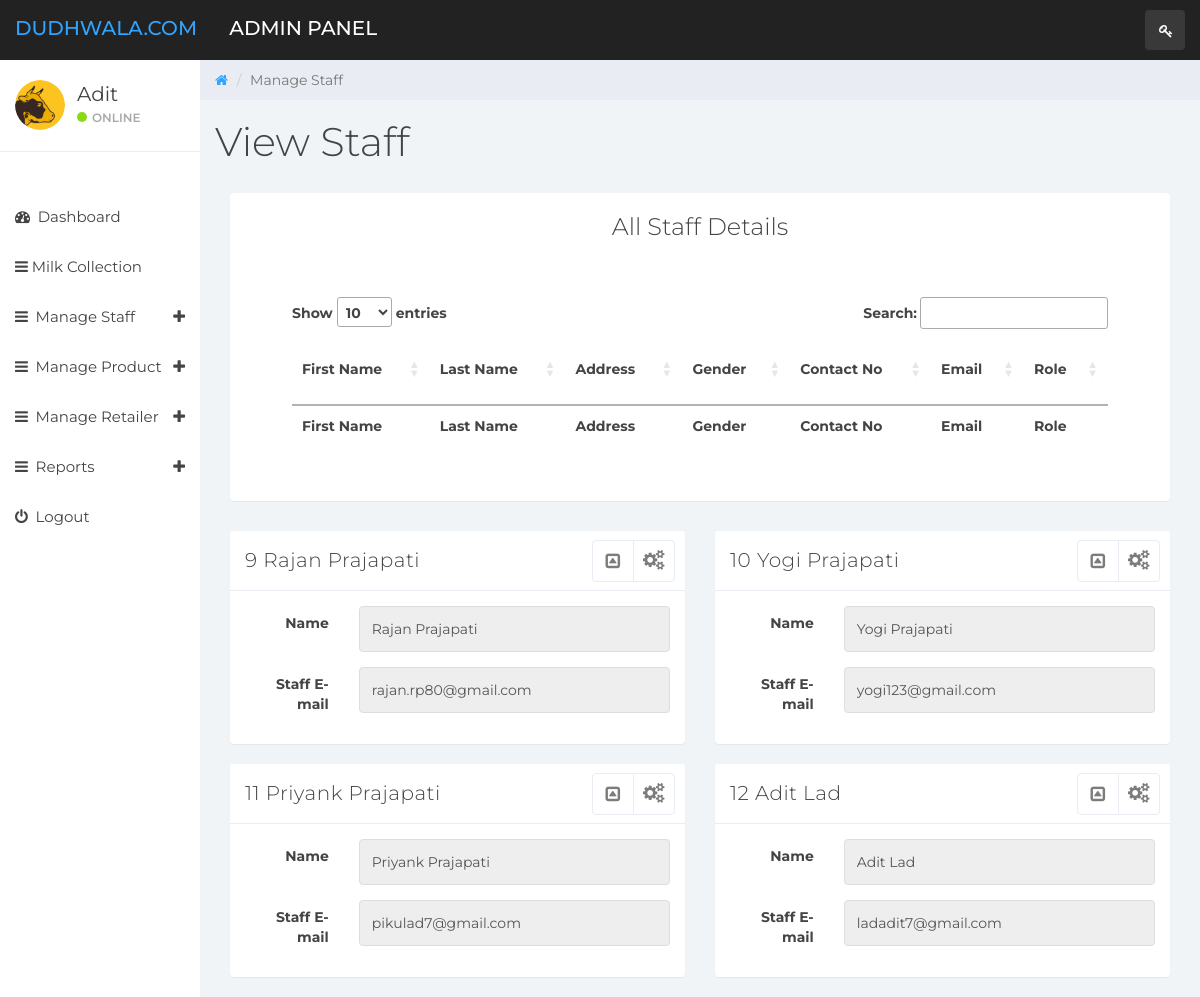
/admin/staffview.php (signed in), run on the app's committed database.
### tables this page shows
CREATE TABLE IF NOT EXISTS `tblstaff` (
  `id` int(11) NOT NULL,
  `fname` varchar(100) NOT NULL,
  `lname` varchar(100) NOT NULL,
  `address` varchar(200) NOT NULL,
  `landmarkid` int(11) NOT NULL,
  `gender` varchar(6) NOT NULL,
  `contactno` bigint(20) NOT NULL,
  `role` int(11) NOT NULL,
  `email` varchar(100) NOT NULL,
  `password` varchar(100) NOT NULL,
  `updatedatetime` datetime NOT NULL
);

### admin/staffview.php (the view, shortened to what this page needs)
	<?php require_once "data/slidebar.php"; ?>
        <div class="col-sm-9 col-sm-offset-3 col-lg-10 col-lg-offset-2 main">
            <div class="row">
                <ol class="breadcrumb">
                    <li><a href="#">
                            <em class="fa fa-home"></em>
                        </a></li>
                    <li class="active">Manage Staff</li>
                </ol>
            </div>
            <div class="row">
                <div class="col-lg-12">
                    <h1 class="page-header">View Staff</h1>
                </div>
            </div>
            <div class="row">
                <div class="col-lg-12">
                  <div class="col-xs-12 col-md-12">
                    <div class="panel panel-default">
                        <div class="panel-body easypiechart-panel">
                            <h3>All Staff Details</h3>
                            <div class="col-md-12 col-xs-12" style="padding: 5%">
								<?php include "table.php";?>
                            </div>
                        </div>
                    </div>
                </div>
                </div>
            </div>
            <?php
            $viewstaff = "select * from tblstaff";
            $result = $connection->query($viewstaff);
            while ($row = $result->fetch_array()) {
                $id = $row['id'];
                $name = $row['fname'] . " " . $row['lname'];
                $email = $row['email'];
                ?>
                <div class="col-lg-6">
                    <div class="panel panel-default">
                        <div class="panel-heading">
                            <?php echo $id . " " . $name; ?>
                            <ul class="pull-right panel-settings panel-button-tab-right">
                                <li class="dropdown"><a class="pull-right dropdown-toggle" data-toggle="dropdown" href="#">
                                        <em class="fa fa-cogs"></em>
                                    </a>
                                </li>
                            </ul>
                            <span class="pull-right clickable panel-toggle panel-button-tab-left"><em class="fa fa-toggle-up"></em></span></div>
                        <div class="panel-body">
                            <form class="form-horizontal" action="" method="post">
                                <fieldset>
                                    <div class="form-group">
                                        <label class="col-md-3 control-label" for="name">Name</label>
                                        <div class="col-md-9">
                                            <input id="name" name="name" type="text" placeholder="Your name" value="<?php echo $name; ?>" class="form-control" readonly="readonly">
                                        </div>
                                    </div>
                                    <div class="form-group">
                                        <label class="col-md-3 control-label" for="email">Staff E-mail</label>
                                        <div class="col-md-9">
                                            <input id="email" name="email" type="text" placeholder="Your email" class="form-control" readonly="readonly" value="<?php echo $email; ?>">
                                        </div>
                                    </div>
                                </fieldset>
                            </form>
                        </div>
                    </div>
                </div>
                <?php
            }
            ?>
        </div>
    </body>
</html>

### admin/css/styles.css (style rules this page uses)
body { background: #f1f4f7; padding-top: 60px; font-size: 14px; color: #444444; font-family: "Montserrat", "Helvetica Neue", Helvetica, Arial, sans-serif; }
a, a:hover, a:focus { color: #30a5ff; }
h1, h2, h3, h4, h5, h6 { color: #444444; }
h1 { font-weight: 300; font-size: 40px; }
h3, h4 { font-weight: 300; }
input.form-control { border: 1px solid #ddd; box-shadow: none; height: 46px; }
.dropdown { background: rgba(255, 255, 255, 0.1); float: left; margin: 10px 8px; padding: 0px; border-radius: 4px; }
.dropdown a.dropdown-toggle { color: #fff; height: 40px; width: 40px; padding-top: 11px; padding-left: 9px; }
.dropdown em { margin: 0 5px; }
.panel { border: 0; }
.panel-heading .fa-toggle-up, .panel-heading .fa-toggle-down { font-size: 17px; }
.panel-heading { font-size: 20px; font-weight: 300; letter-spacing: 0.025em; height: 60px; line-height: 38px; }
.panel-default .panel-heading { background: #fff; border-bottom: 1px solid #e9ecf2; color: #444444; }
.panel-settings { list-style: none; padding: 0; margin: 0; }
.panel-settings .dropdown a.dropdown-toggle, .panel-settings a { padding: 0; background: none; color: #7c7c7c; }
.panel-settings a, .panel-toggle { width: 40px; padding: 2px 0 0 0; }
.panel-settings, .panel-toggle { display: inline-block; margin: -1px -5px 0 15px !important; border-radius: 4px; text-align: center; border: 1px solid #e9ecf2; color: #7c7c7c; background: #fff; width: 42px; }
.panel-settings { width: 42px; border-top-right-radius: 4px; border-bottom-right-radius: 4px; }
.panel-settings li.dropdown { margin: 0; padding: 0; }
.clickable { cursor: pointer; }
.panel-heading span { margin: 0px; font-size: 14px; }
.panel-button-tab-right { margin-left: 4px !important; border-top-left-radius: 0; border-bottom-left-radius: 0; }
.panel-button-tab-left { border-top-right-radius: 0; border-bottom-right-radius: 0; }
.breadcrumb { border-radius: 0; padding: 10px 15px 10px 15px; background: #e9ecf2; margin: 0; }
h1.page-header { margin-top: 20px; border-bottom: 0; }
.easypiechart-panel { text-align: center; padding: 1px 0; margin-bottom: 20px; }

### data on the page
tblstaff: id "9", name "Rajan Prajapati", email "rajan.rp80@gmail.com"
tblstaff: id "10", name "Yogi Prajapati", email "yogi123@gmail.com"
tblstaff: id "11", name "Priyank Prajapati", email "pikulad7@gmail.com"
tblstaff: id "12", name "Adit Lad", email "ladadit7@gmail.com"

### other printed values
$adminname "Adit"
